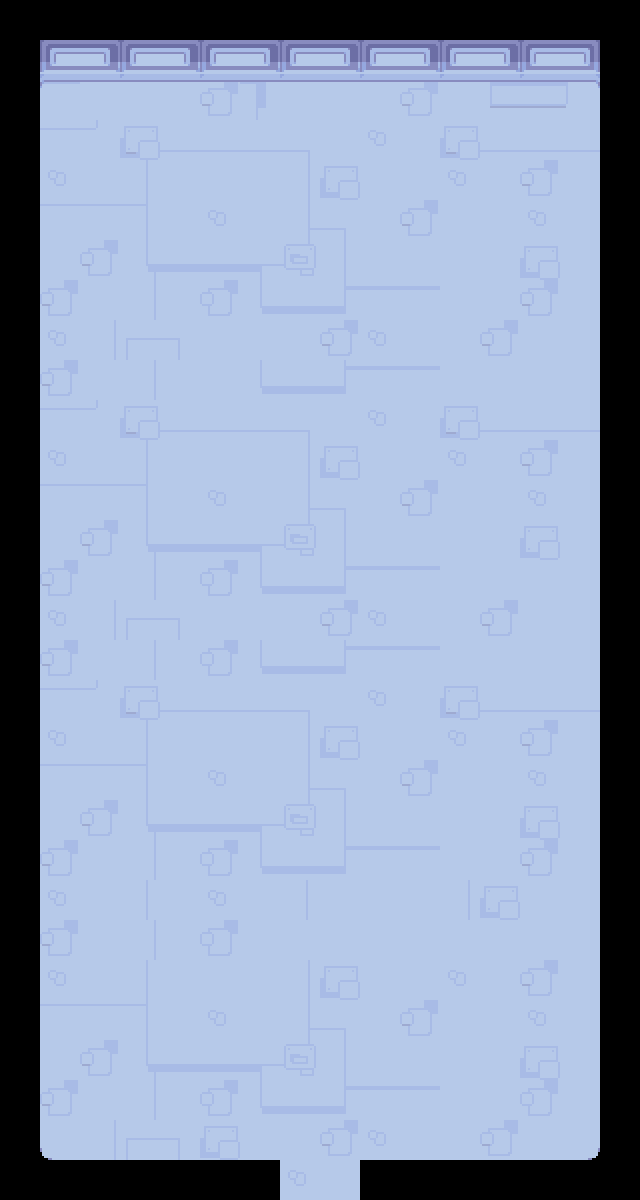

This game map was drawn from its Tiled (.tmx) file and the tilesets committed beside it. A one-line description and the trimmed map source follow:
An orthogonal 16x30 tile map with 40x40 px tiles, 1 tile layer (Tile Layer 1) and 57 objects (49x enemy, spawn, transition).

<map version="1.10" tiledversion="1.10.2" orientation="orthogonal" renderorder="right-down" width="16" height="30" tilewidth="40" tileheight="40" infinite="0" nextlayerid="7" nextobjectid="349">
 <editorsettings>
  <export target="hell.lua" format="lua" />
 </editorsettings>
 <properties>
  <property name="music" value="flandre" />
 </properties>
 <tileset firstgid="1" source="../../tilesets/queen_room.tsx" />
 <layer id="1" name="Tile Layer 1" width="16" height="30">
  <data>[480 cells, 480 non-empty, 76 distinct tile ids]</data>
 </layer>
 <objectgroup color="#0000ff" id="4" name="collision">
  <object id="2" x="1" y="2" width="39" height="1198" />
  <object id="6" x="599" y="-2" width="39" height="1202" />
  <object id="8" x="41" y="-1" width="556" height="41" />
  <object id="9" x="41" y="1158" width="236.667" height="42" />
  <object id="10" x="43" y="38" width="555" height="43" />
  <object id="346" x="362.333" y="1157.67" width="235.334" height="42" />
 </objectgroup>
 <objectgroup color="#7f00ff" id="3" name="markers">
  <object id="113" name="spawn" x="320" y="1159.33">
   <point />
  </object>
 </objectgroup>
 <objectgroup color="#ff00ff" id="6" name="objects">
  <object id="208" name="enemy" x="301.369" y="659.635" width="40" height="40">
   <properties>
    <property name="actor" value="bluehaunt" />
    <property name="encounter" value="bluehaunt" />
   </properties>
  </object>
  <object id="211" name="enemy" x="533.904" y="880.783" width="40" height="40">
   <properties>
    <property name="actor" value="bluehaunt" />
    <property name="encounter" value="bluehaunt" />
   </properties>
  </object>
  <object id="213" name="enemy" x="154.967" y="890.545" width="40" height="40">
   <properties>
    <property name="actor" value="bluehaunt" />
    <property name="encounter" value="bluehaunt" />
   </properties>
  </object>
  <object id="217" name="enemy" x="224.002" y="660.826" width="40" height="40">
   <properties>
    <property name="actor" value="bluehaunt" />
    <property name="encounter" value="bluehaunt" />
   </properties>
  </object>
  <object id="218" name="enemy" x="257.329" y="898.877" width="40" height="40">
   <properties>
    <property name="actor" value="bluehaunt" />
    <property name="encounter" value="bluehaunt" />
   </properties>
  </object>
  <object id="221" name="enemy" x="348.979" y="798.895" width="40" height="40">
   <properties>
    <property name="actor" value="bluehaunt" />
    <property name="encounter" value="bluehaunt" />
   </properties>
  </object>
  <object id="225" name="enemy" x="307.32" y="960.77" width="40" height="40">
   <properties>
    <property name="actor" value="bluehaunt" />
    <property name="encounter" value="bluehaunt" />
   </properties>
  </object>
  <object id="226" name="enemy" x="400.16" y="951.248" width="40" height="40">
   <properties>
    <property name="actor" value="bluehaunt" />
    <property name="encounter" value="bluehaunt" />
   </properties>
  </object>
  <object id="227" name="enemy" x="476.336" y="936.965" width="40" height="40">
   <properties>
    <property name="actor" value="bluehaunt" />
    <property name="encounter" value="bluehaunt" />
   </properties>
  </object>
  <object id="228" name="enemy" x="390.638" y="851.267" width="40" height="40">
   <properties>
    <property name="actor" value="bluehaunt" />
    <property name="encounter" value="bluehaunt" />
   </properties>
  </object>
  <object id="232" name="enemy" x="458.482" y="589.41" width="40" height="40">
   <properties>
    <property name="actor" value="bluehaunt" />
    <property name="encounter" value="bluehaunt" />
   </properties>
  </object>
  <object id="233" name="enemy" x="498.951" y="791.754" width="40" height="40">
   <properties>
    <property name="actor" value="bluehaunt" />
    <property name="encounter" value="bluehaunt" />
   </properties>
  </object>
  <object id="234" name="enemy" x="394.209" y="721.529" width="40" height="40">
   <properties>
    <property name="actor" value="bluehaunt" />
    <property name="encounter" value="bluehaunt" />
   </properties>
  </object>
  <object id="236" name="enemy" x="238.285" y="820.32" width="40" height="40">
   <properties>
    <property name="actor" value="bluehaunt" />
    <property name="encounter" value="bluehaunt" />
   </properties>
  </object>
  <object id="237" name="enemy" x="160.919" y="764.378" width="40" height="40">
   <properties>
    <property name="actor" value="bluehaunt" />
    <property name="encounter" value="bluehaunt" />
   </properties>
  </object>
  <object id="243" name="enemy" x="164.489" y="596.552" width="40" height="40">
   <properties>
    <property name="actor" value="bluehaunt" />
    <property name="encounter" value="bluehaunt" />
   </properties>
  </object>
  <object id="244" name="enemy" x="467.56" y="301.201" width="40" height="40">
   <properties>
    <property name="actor" value="bluehaunt" />
    <property name="encounter" value="bluehaunt" />
   </properties>
  </object>
  <object id="248" name="enemy" x="166.87" y="432.297" width="40" height="40">
   <properties>
    <property name="actor" value="bluehaunt" />
    <property name="encounter" value="bluehaunt" />
   </properties>
  </object>
  <object id="257" name="enemy" x="269.232" y="334.696" width="40" height="40">
   <properties>
    <property name="actor" value="bluehaunt" />
    <property name="encounter" value="bluehaunt" />
   </properties>
  </object>
  <object id="258" name="enemy" x="213.29" y="381.116" width="40" height="40">
   <properties>
    <property name="actor" value="bluehaunt" />
    <property name="encounter" value="bluehaunt" />
   </properties>
  </object>
  <object id="259" name="enemy" x="257.329" y="489.429" width="40" height="40">
   <properties>
    <property name="actor" value="bluehaunt" />
    <property name="encounter" value="bluehaunt" />
   </properties>
  </object>
  <object id="260" name="enemy" x="346.598" y="481.097" width="40" height="40">
   <properties>
    <property name="actor" value="bluehaunt" />
    <property name="encounter" value="bluehaunt" />
   </properties>
  </object>
  <object id="263" name="enemy" x="248.998" y="575.127" width="40" height="40">
   <properties>
    <property name="actor" value="bluehaunt" />
    <property name="encounter" value="bluehaunt" />
   </properties>
  </object>
  <object id="268" name="enemy" x="372.784" y="383.496" width="40" height="40">
   <properties>
    <property name="actor" value="bluehaunt" />
    <property name="encounter" value="bluehaunt" />
   </properties>
  </object>
  <object id="269" name="enemy" x="443.009" y="484.668" width="40" height="40">
   <properties>
    <property name="actor" value="bluehaunt" />
    <property name="encounter" value="bluehaunt" />
   </properties>
  </object>
  <object id="270" name="enemy" x="531.088" y="587.03" width="40" height="40">
   <properties>
    <property name="actor" value="bluehaunt" />
    <property name="encounter" value="bluehaunt" />
   </properties>
  </object>
  <object id="271" name="enemy" x="539.42" y="688.202" width="40" height="40">
   <properties>
    <property name="actor" value="bluehaunt" />
    <property name="encounter" value="bluehaunt" />
   </properties>
  </object>
  <object id="278" name="enemy" x="78.7911" y="385.877" width="40" height="40">
   <properties>
    <property name="actor" value="bluehaunt" />
    <property name="encounter" value="bluehaunt" />
   </properties>
  </object>
  <object id="280" name="enemy" x="45.464" y="601.313" width="40" height="40">
   <properties>
    <property name="actor" value="bluehaunt" />
    <property name="encounter" value="bluehaunt" />
   </properties>
  </object>
  </objectgroup>
</map>
<!-- 21 of 57 objects omitted -->
